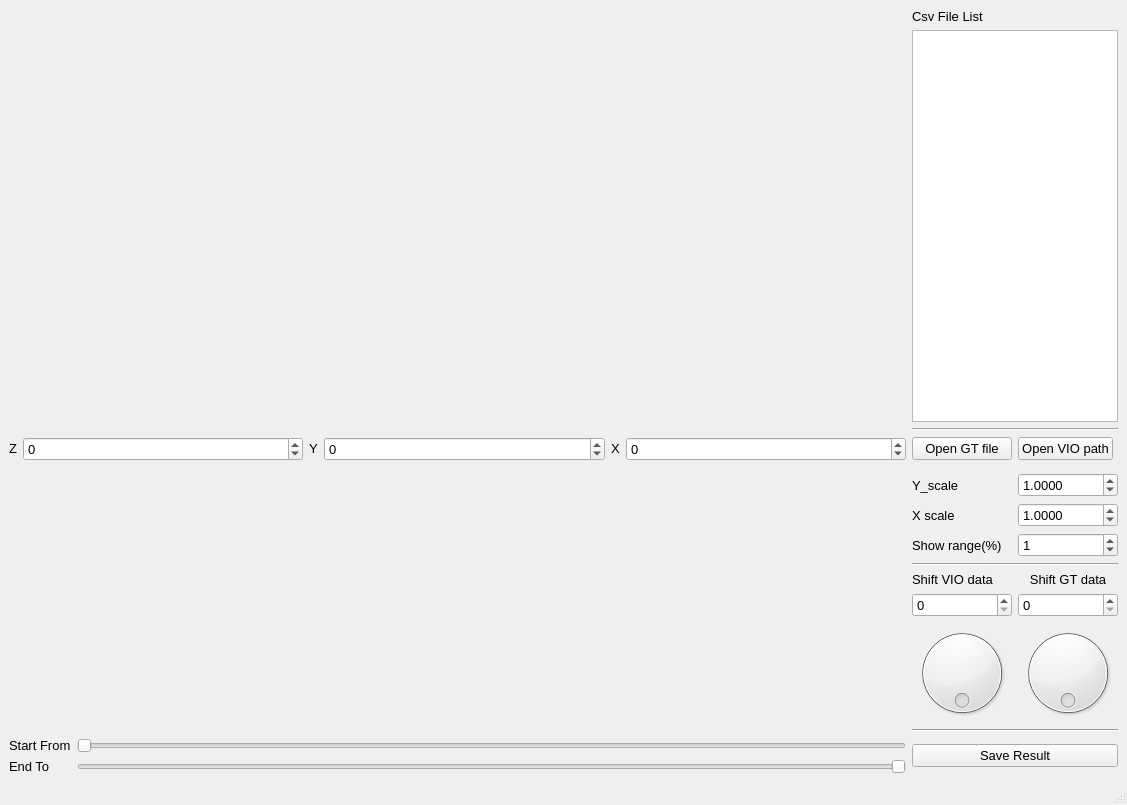
<?xml version="1.0" encoding="UTF-8"?>
<ui version="4.0">
 <class>VIO_alignment_Tool</class>
 <widget class="QMainWindow" name="VIO_alignment_Tool">
  <property name="geometry">
   <rect>
    <x>0</x>
    <y>0</y>
    <width>1127</width>
    <height>805</height>
   </rect>
  </property>
  <property name="minimumSize">
   <size>
    <width>709</width>
    <height>577</height>
   </size>
  </property>
  <property name="font">
   <font>
    <family>Ubuntu</family>
    <pointsize>10</pointsize>
    <weight>50</weight>
    <italic>false</italic>
    <bold>false</bold>
    <underline>false</underline>
    <strikeout>false</strikeout>
    <kerning>true</kerning>
   </font>
  </property>
  <property name="mouseTracking">
   <bool>false</bool>
  </property>
  <property name="windowTitle">
   <string>VIO_alignment_Tool</string>
  </property>
  <property name="windowOpacity">
   <double>1.000000000000000</double>
  </property>
  <property name="autoFillBackground">
   <bool>true</bool>
  </property>
  <property name="tabShape">
   <enum>QTabWidget::Rounded</enum>
  </property>
  <widget class="QWidget" name="centralwidget">
   <layout class="QGridLayout" name="gridLayout">
    <item row="10" column="3">
     <widget class="QSpinBox" name="offset_spinbox">
      <property name="sizePolicy">
       <sizepolicy hsizetype="Minimum" vsizetype="Minimum">
        <horstretch>0</horstretch>
        <verstretch>0</verstretch>
       </sizepolicy>
      </property>
      <property name="maximum">
       <number>10000</number>
      </property>
     </widget>
    </item>
    <item row="9" column="3">
     <widget class="QLabel" name="label_6">
      <property name="sizePolicy">
       <sizepolicy hsizetype="Minimum" vsizetype="Minimum">
        <horstretch>0</horstretch>
        <verstretch>0</verstretch>
       </sizepolicy>
      </property>
      <property name="text">
       <string>Shift GT data</string>
      </property>
      <property name="alignment">
       <set>Qt::AlignCenter</set>
      </property>
     </widget>
    </item>
    <item row="0" column="2" colspan="2">
     <widget class="QLabel" name="label_11">
      <property name="sizePolicy">
       <sizepolicy hsizetype="Preferred" vsizetype="Maximum">
        <horstretch>0</horstretch>
        <verstretch>0</verstretch>
       </sizepolicy>
      </property>
      <property name="text">
       <string>Csv File List</string>
      </property>
     </widget>
    </item>
    <item row="13" column="1">
     <widget class="QSlider" name="Start_from">
      <property name="maximum">
       <number>100</number>
      </property>
      <property name="pageStep">
       <number>1</number>
      </property>
      <property name="orientation">
       <enum>Qt::Horizontal</enum>
      </property>
     </widget>
    </item>
    <item row="7" column="3">
     <widget class="QSpinBox" name="range_spinbox">
      <property name="maximum">
       <number>10000</number>
      </property>
      <property name="value">
       <number>1</number>
      </property>
     </widget>
    </item>
    <item row="5" column="2">
     <widget class="QLabel" name="label_2">
      <property name="sizePolicy">
       <sizepolicy hsizetype="Maximum" vsizetype="Preferred">
        <horstretch>0</horstretch>
        <verstretch>0</verstretch>
       </sizepolicy>
      </property>
      <property name="text">
       <string>Y_scale</string>
      </property>
     </widget>
    </item>
    <item row="13" column="0">
     <widget class="QLabel" name="label_3">
      <property name="text">
       <string>Start From</string>
      </property>
     </widget>
    </item>
    <item row="7" column="2">
     <widget class="QLabel" name="label_4">
      <property name="sizePolicy">
       <sizepolicy hsizetype="Maximum" vsizetype="Preferred">
        <horstretch>0</horstretch>
        <verstretch>0</verstretch>
       </sizepolicy>
      </property>
      <property name="text">
       <string>Show range(%)</string>
      </property>
     </widget>
    </item>
    <item row="14" column="1">
     <widget class="QSlider" name="End_to">
      <property name="maximum">
       <number>100</number>
      </property>
      <property name="pageStep">
       <number>1</number>
      </property>
      <property name="orientation">
       <enum>Qt::Horizontal</enum>
      </property>
      <property name="invertedAppearance">
       <bool>true</bool>
      </property>
     </widget>
    </item>
    <item row="8" column="2" colspan="2">
     <widget class="Line" name="line">
      <property name="orientation">
       <enum>Qt::Horizontal</enum>
      </property>
     </widget>
    </item>
    <item row="10" column="2">
     <widget class="QSpinBox" name="nav_offset_spinbox">
      <property name="sizePolicy">
       <sizepolicy hsizetype="Minimum" vsizetype="Minimum">
        <horstretch>0</horstretch>
        <verstretch>0</verstretch>
       </sizepolicy>
      </property>
      <property name="value">
       <number>0</number>
      </property>
     </widget>
    </item>
    <item row="12" column="2" colspan="2">
     <widget class="Line" name="line_2">
      <property name="orientation">
       <enum>Qt::Horizontal</enum>
      </property>
     </widget>
    </item>
    <item row="6" column="3">
     <widget class="QDoubleSpinBox" name="xscale_spinbox">
      <property name="decimals">
       <number>4</number>
      </property>
      <property name="maximum">
       <double>100.000000000000000</double>
      </property>
      <property name="singleStep">
       <double>0.100000000000000</double>
      </property>
      <property name="value">
       <double>1.000000000000000</double>
      </property>
     </widget>
    </item>
    <item row="14" column="0">
     <widget class="QLabel" name="label_7">
      <property name="text">
       <string>End To</string>
      </property>
     </widget>
    </item>
    <item row="9" column="2">
     <widget class="QLabel" name="label_5">
      <property name="sizePolicy">
       <sizepolicy hsizetype="Minimum" vsizetype="Preferred">
        <horstretch>0</horstretch>
        <verstretch>0</verstretch>
       </sizepolicy>
      </property>
      <property name="text">
       <string>Shift VIO data</string>
      </property>
     </widget>
    </item>
    <item row="11" column="3">
     <widget class="QDial" name="dial_gt_shift">
      <property name="wrapping">
       <bool>true</bool>
      </property>
     </widget>
    </item>
    <item row="1" column="2" colspan="2">
     <widget class="QListWidget" name="listWidget_CsvList"/>
    </item>
    <item row="2" column="2" colspan="2">
     <widget class="Line" name="line_3">
      <property name="orientation">
       <enum>Qt::Horizontal</enum>
      </property>
     </widget>
    </item>
    <item row="6" column="2">
     <widget class="QLabel" name="label">
      <property name="sizePolicy">
       <sizepolicy hsizetype="Maximum" vsizetype="Preferred">
        <horstretch>0</horstretch>
        <verstretch>0</verstretch>
       </sizepolicy>
      </property>
      <property name="text">
       <string>X scale</string>
      </property>
     </widget>
    </item>
    <item row="3" column="0" colspan="2">
     <layout class="QHBoxLayout" name="horizontalLayout_2">
      <property name="spacing">
       <number>6</number>
      </property>
      <property name="sizeConstraint">
       <enum>QLayout::SetMinimumSize</enum>
      </property>
      <item>
       <widget class="QLabel" name="label_8">
        <property name="sizePolicy">
         <sizepolicy hsizetype="Maximum" vsizetype="Maximum">
          <horstretch>0</horstretch>
          <verstretch>0</verstretch>
         </sizepolicy>
        </property>
        <property name="text">
         <string>Z</string>
        </property>
       </widget>
      </item>
      <item>
       <widget class="QSpinBox" name="Zangle_spinbox">
        <property name="sizePolicy">
         <sizepolicy hsizetype="Minimum" vsizetype="Maximum">
          <horstretch>0</horstretch>
          <verstretch>0</verstretch>
         </sizepolicy>
        </property>
        <property name="minimum">
         <number>-360</number>
        </property>
        <property name="maximum">
         <number>360</number>
        </property>
       </widget>
      </item>
      <item>
       <widget class="QLabel" name="label_9">
        <property name="sizePolicy">
         <sizepolicy hsizetype="Maximum" vsizetype="Maximum">
          <horstretch>0</horstretch>
          <verstretch>0</verstretch>
         </sizepolicy>
        </property>
        <property name="text">
         <string>Y</string>
        </property>
       </widget>
      </item>
      <item>
       <widget class="QSpinBox" name="Yangle_spinbox">
        <property name="sizePolicy">
         <sizepolicy hsizetype="Minimum" vsizetype="Maximum">
          <horstretch>0</horstretch>
          <verstretch>0</verstretch>
         </sizepolicy>
        </property>
        <property name="minimum">
         <number>-360</number>
        </property>
        <property name="maximum">
         <number>360</number>
        </property>
       </widget>
      </item>
      <item>
       <widget class="QLabel" name="label_10">
        <property name="sizePolicy">
         <sizepolicy hsizetype="Maximum" vsizetype="Maximum">
          <horstretch>0</horstretch>
          <verstretch>0</verstretch>
         </sizepolicy>
        </property>
        <property name="text">
         <string>X</string>
        </property>
       </widget>
      </item>
      <item>
       <widget class="QSpinBox" name="Xangle_spinbox">
        <property name="sizePolicy">
         <sizepolicy hsizetype="Minimum" vsizetype="Maximum">
          <horstretch>0</horstretch>
          <verstretch>0</verstretch>
         </sizepolicy>
        </property>
        <property name="minimum">
         <number>-360</number>
        </property>
        <property name="maximum">
         <number>360</number>
        </property>
       </widget>
      </item>
     </layout>
    </item>
    <item row="3" column="2">
     <widget class="QPushButton" name="GT_file">
      <property name="text">
       <string>Open GT file</string>
      </property>
     </widget>
    </item>
    <item row="11" column="2">
     <widget class="QDial" name="dial_vio_shift">
      <property name="orientation">
       <enum>Qt::Horizontal</enum>
      </property>
      <property name="wrapping">
       <bool>true</bool>
      </property>
     </widget>
    </item>
    <item row="13" column="2" rowspan="2" colspan="2">
     <widget class="QPushButton" name="save_result">
      <property name="sizePolicy">
       <sizepolicy hsizetype="Minimum" vsizetype="Fixed">
        <horstretch>0</horstretch>
        <verstretch>0</verstretch>
       </sizepolicy>
      </property>
      <property name="text">
       <string>Save Result</string>
      </property>
     </widget>
    </item>
    <item row="3" column="3">
     <widget class="QPushButton" name="VIO_file">
      <property name="sizePolicy">
       <sizepolicy hsizetype="Maximum" vsizetype="Fixed">
        <horstretch>0</horstretch>
        <verstretch>0</verstretch>
       </sizepolicy>
      </property>
      <property name="text">
       <string>Open VIO path</string>
      </property>
     </widget>
    </item>
    <item row="0" column="0" rowspan="3" colspan="2">
     <layout class="QGridLayout" name="canvas_3d_layout">
      <property name="sizeConstraint">
       <enum>QLayout::SetMaximumSize</enum>
      </property>
     </layout>
    </item>
    <item row="5" column="3">
     <widget class="QDoubleSpinBox" name="yscale_spinbox">
      <property name="decimals">
       <number>4</number>
      </property>
      <property name="minimum">
       <double>0.000000000000000</double>
      </property>
      <property name="maximum">
       <double>100.000000000000000</double>
      </property>
      <property name="singleStep">
       <double>0.100000000000000</double>
      </property>
      <property name="value">
       <double>1.000000000000000</double>
      </property>
     </widget>
    </item>
    <item row="4" column="0" rowspan="8" colspan="2">
     <layout class="QVBoxLayout" name="canvas_layout"/>
    </item>
   </layout>
  </widget>
  <widget class="QMenuBar" name="menubar">
   <property name="geometry">
    <rect>
     <x>0</x>
     <y>0</y>
     <width>1127</width>
     <height>21</height>
    </rect>
   </property>
  </widget>
  <widget class="QStatusBar" name="statusBar"/>
 </widget>
 <resources/>
 <connections/>
</ui>
